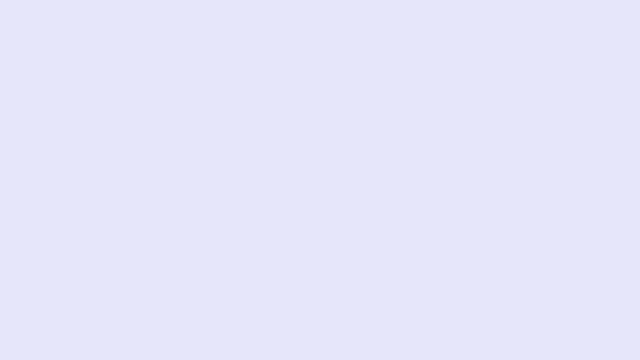
Frame 1 (no input)
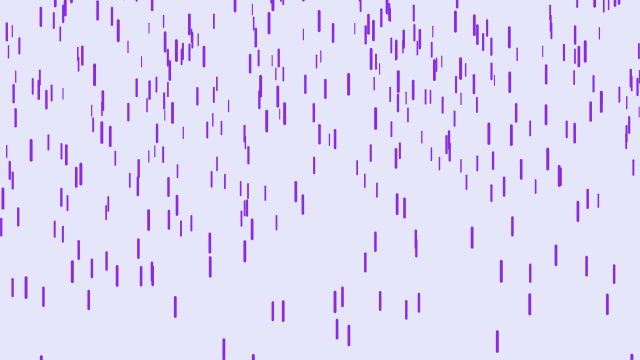
Frame 60 (no input)
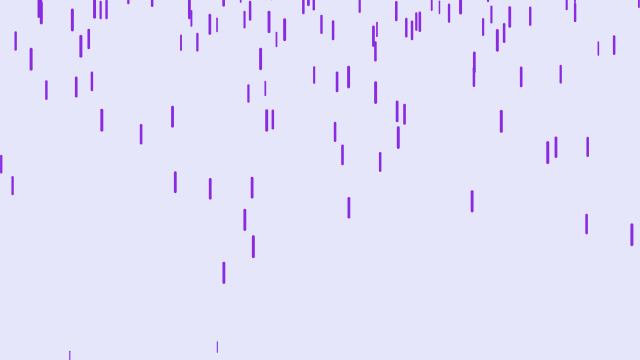
Frame 120 (the mouse pressed at the canvas centre since frame 60)

The p5.js sketch that drew these frames (run headless with seeded random() and noise() and a simulated clock; from frame 60 on, the mouse is pressed at the canvas centre):

// p5.js sketch
// ── sketch.js
let drops = []

function setup() {
    createCanvas(640, 360);
    for (var i = 0; i < 500; i++) {
        drops[i] = new drop();
    }
}

function draw() {
    background(230, 230, 250);
    for (var i = 0; i < drops.length; i++) {
        drops[i].show();
        drops[i].fall();
    }
}

// ── drop.js
function drop() {
    this.x = random(width);
    this.y = random(-500, -100);
    this.z = random(0, 20);
    this.ySpeed = map(this.z, 0, 20, 1, 5);
    this.length = map(this.z, 0, 20, 10, 20);

    this.fall = function () {
        this.y += this.ySpeed;
        this.ySpeed += 0.1;

        if (this.y > height) {
            this.y = random(-500, -100);
            this.ySpeed = map(this.z, 0, 20, 1, 5);
        }
    }

    this.show = function () {
        let thick = map(this.z, 0, 20, 1, 3);
        strokeWeight(thick);
        stroke(138, 43, 226);
        line(this.x, this.y, this.x, this.y + this.length);
    }
}
